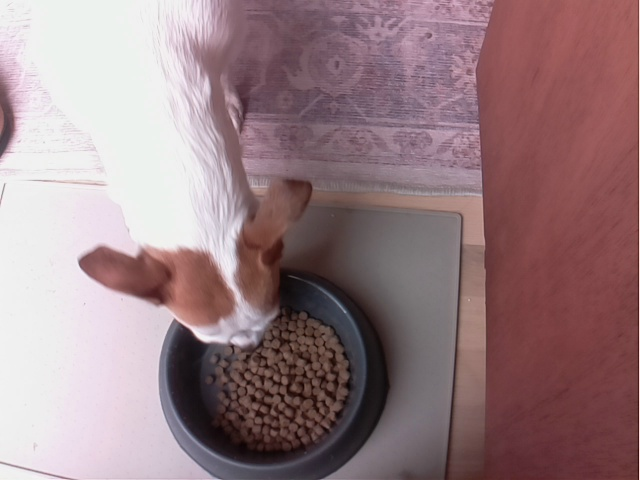
#> input picture ml/test-photos/old/mila-test.jpg, 640 x 480 px
$ python crop_square.py test-photos/old out
#> lines starting #> are read from the running program, lines starting #| are printed output that depends on the picture
import os
import cv2
import argparse

def crop_to_square(image_path, output_path):
    """
    Crops an image to a square by keeping the top and left side and saves the cropped image.
    """
#> called with image_path = 'test-photos/old/mila-test.jpg', output_path = 'out/mila-test.jpg'
    img = cv2.imread(image_path)
#> img is the input picture: shape (480, 640, 3); mean B, G, R 130.2, 126, 152.2
    if img is None:
        print(f"Could not read image: {image_path}")
        return

    height, width, _ = img.shape
#> height = 480; width = 640
    crop_size = min(height, width)
#> crop_size = 480
    cropped_img = img[0:crop_size, 0:crop_size]
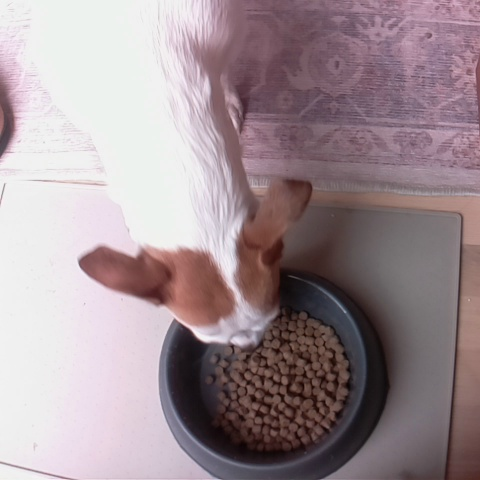
#> cropped_img: shape (480, 480, 3); mean B, G, R 148.6, 143.5, 159.6
    cv2.imwrite(output_path, cropped_img)

def process_folder(input_folder, output_folder):
    """
    Processes all images in the input folder by cropping them to a square
    and saving them to the output folder.
    """
    if not os.path.exists(output_folder):
        os.makedirs(output_folder)

    for filename in os.listdir(input_folder):
        if filename.lower().endswith(('.jpg', '.jpeg', '.png')):
            input_path = os.path.join(input_folder, filename)
            output_path = os.path.join(output_folder, filename)
            crop_to_square(input_path, output_path)
            print(f"Cropped and saved: {filename}")
#> pass 2 of the loop in process_folder, `for filename in os.listdir(input_folder):`:
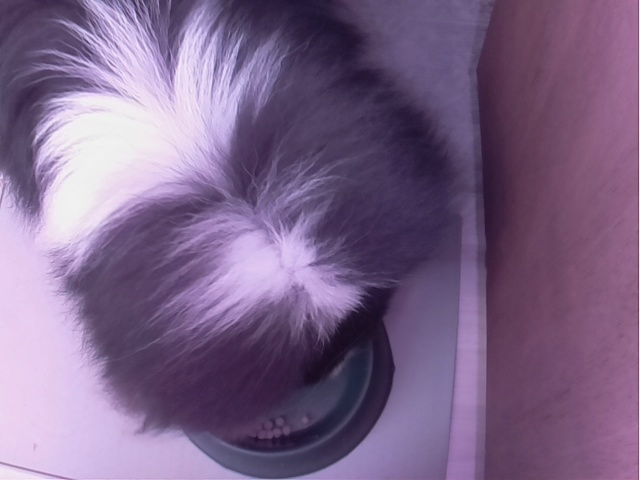
#> input picture ml/test-photos/old/nova-test.jpg, 640 x 480 px
#> in crop_to_square, img is the input picture: shape (480, 640, 3); mean B, G, R 136, 100.6, 124.3
#> in crop_to_square (call 2), `cropped_img = img[0:crop_size, 0:crop_size]`:
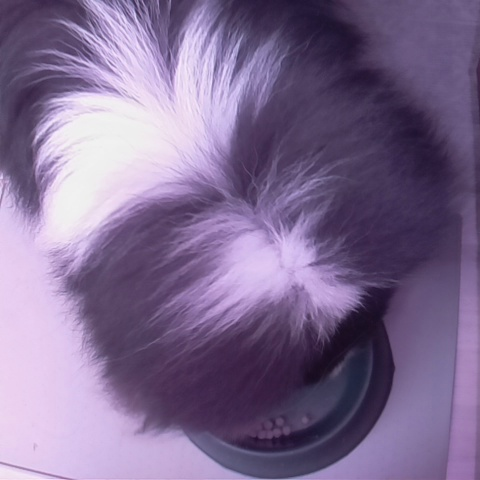
#> cropped_img: shape (480, 480, 3); mean B, G, R 144.9, 108.3, 127.1

def main():
    parser = argparse.ArgumentParser(description="Crop images in a folder to squares and save to a new folder.")
    parser.add_argument("input_folder", type=str, help="Path to the folder containing input images.")
    parser.add_argument("output_folder", type=str, help="Path to the folder where cropped images will be saved.")

    args = parser.parse_args()

    input_folder = args.input_folder
    output_folder = args.output_folder

    if not os.path.exists(input_folder):
        print(f"Error: Input folder '{input_folder}' does not exist.")
        return

    process_folder(input_folder, output_folder)
    print("All images have been processed and saved.")

if __name__ == "__main__":
    main()
